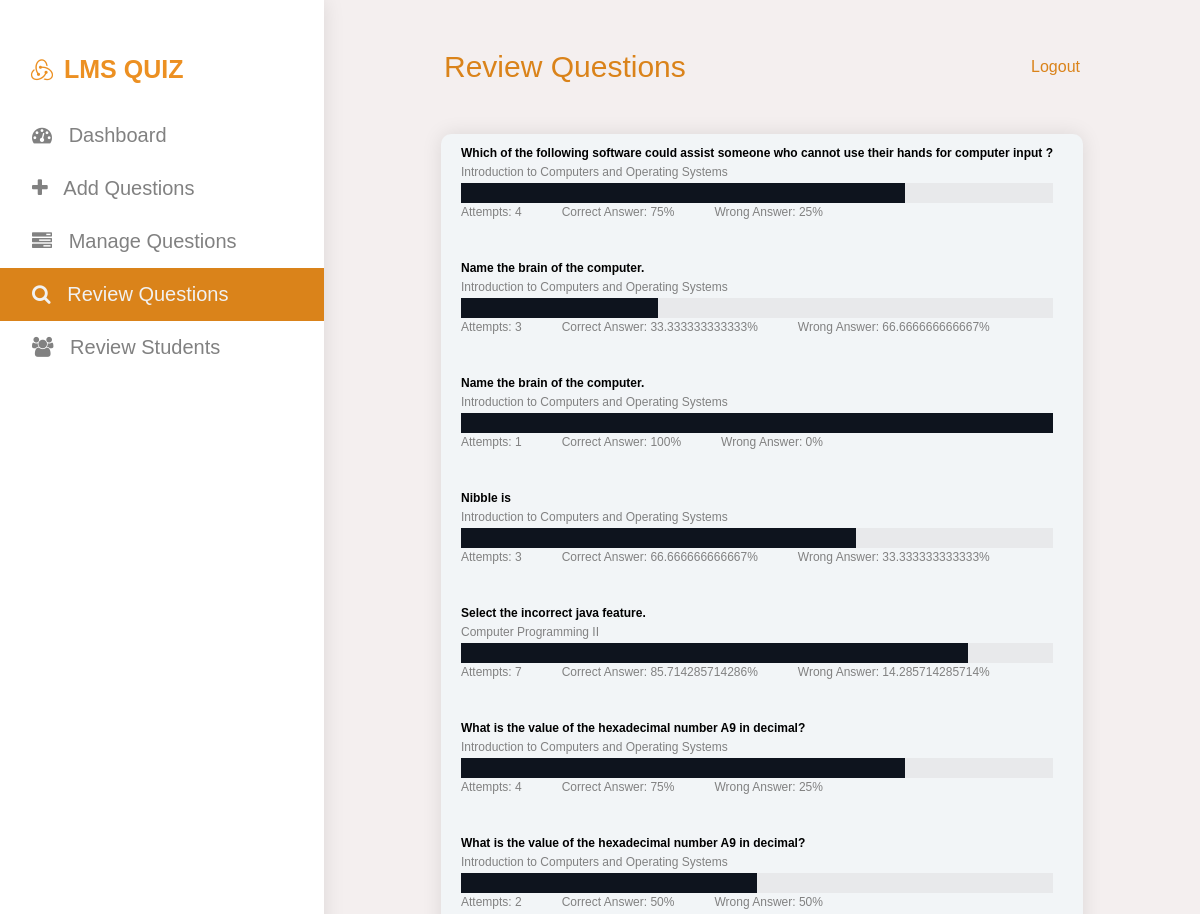
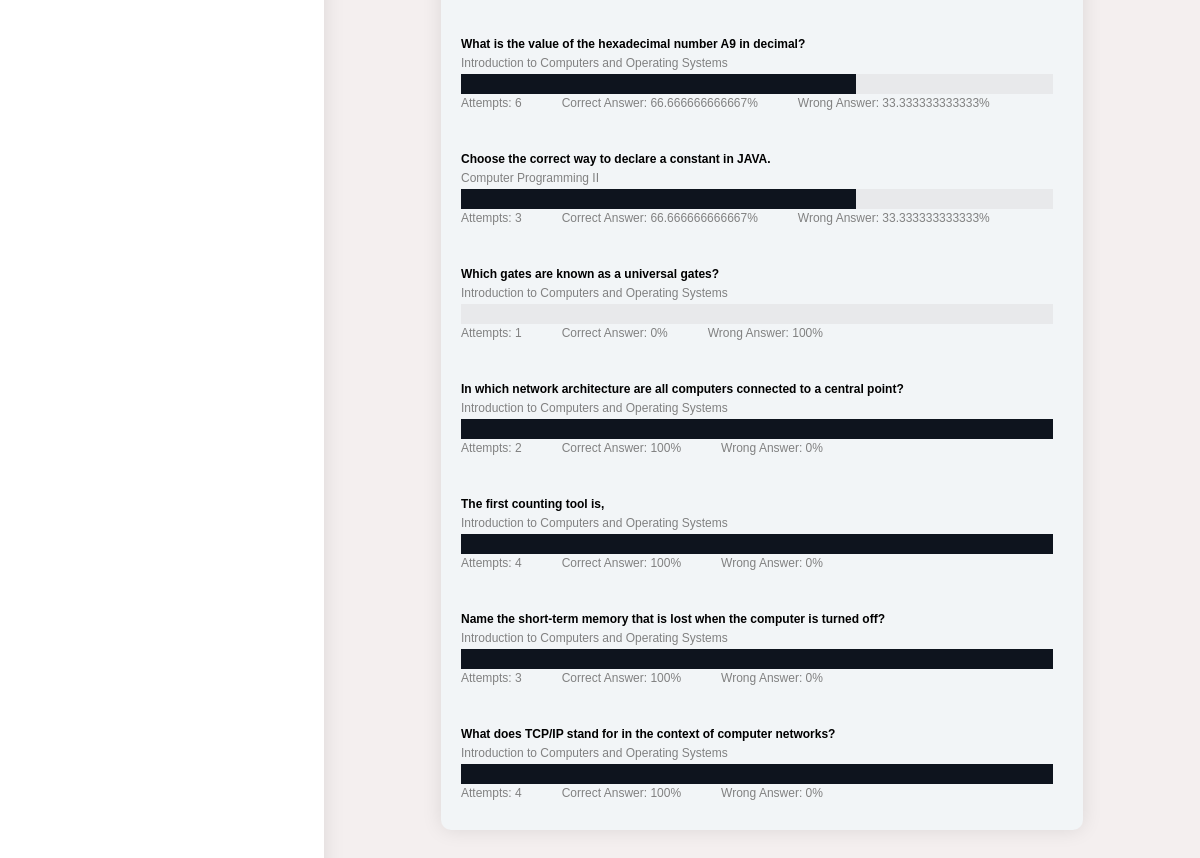
/admin/review_questions.php (signed in), run on the app's committed database (2 pictures, top to bottom).
### tables this page shows
CREATE TABLE `questions` (
  `q_id` int(11) NOT NULL,
  `q_title` varchar(255) NOT NULL,
  `q_body` varchar(500) DEFAULT NULL,
  `q_hint` varchar(255) DEFAULT NULL,
  `q_explanation` varchar(500) NOT NULL,
  `q_correct_answer` varchar(100) NOT NULL,
  `q_type` varchar(10) NOT NULL,
  `q_code` varchar(255) DEFAULT NULL,
  `module_id` int(11) NOT NULL,
  `lecturer_id` int(11) NOT NULL
);

CREATE TABLE `modules` (
  `module_id` int(11) NOT NULL,
  `module_code` varchar(10) NOT NULL,
  `module_name` varchar(100) NOT NULL,
  `level` int(2) NOT NULL,
  `semester` int(2) NOT NULL,
  `lecturer_id` int(11) NOT NULL
);

### admin/review_questions.php (the view, shortened to what this page needs)
<?php
require("../db_config/db_config.php");
?>
<!DOCTYPE html>
<html lang="en">
<head>
    <link rel="stylesheet" href="styles/review_questions.css">
    <link rel="stylesheet" href="https://cdnjs.cloudflare.com/ajax/libs/font-awesome/4.7.0/css/font-awesome.min.css">
    <link rel="stylesheet" href="https://cdn.jsdelivr.net/npm/boxicons@latest/css/boxicons.min.css">
</head>
<body>
    <div class="container">
        <?php include "./components/sidebar.php" ?>
        <div class="main">
            <div class="col-div-6">
                <span style="font-size: 30px; cursor: pointer; color: #da831a;" class="nav">Review Questions</span>
                <a style="color: #da831a; text-decoration: none; margin-top: 8px;" href="../logout.php">Logout</a>
            </div>
            <div class="sub-container">
                <div class="add">
                    <div class="questions">
                        <div class="content">
                            <?php
                            $lec_id = $_SESSION["lecturer"]["id"];
                            $sql = "SELECT q_id, q_title, module_name FROM questions, modules WHERE questions.module_id = modules.module_id AND questions.lecturer_id ='$lec_id'";
                            $result = mysqli_query($conn, $sql);
                            if (mysqli_num_rows($result) > 0) {
                                while ($row = mysqli_fetch_assoc($result)) {
                                    $q_id = $row["q_id"];
                                    $get_quiz_count = "SELECT * FROM q_kit_questions WHERE q_id ='$q_id'";
                                    $result_2 = mysqli_query($conn, $get_quiz_count);
                                    $count = 0;
                                    $correct_count = 0;
                                    if (mysqli_num_rows($result_2) > 0) {
                                        while ($row_2 = mysqli_fetch_assoc($result_2)) {
                                            $count++;
                                            if (isset($row_2["q_is_correct"])) {
                                                if ($row_2["q_is_correct"] == 1) {
                                                    $correct_count++;
                                                }
                                            }
                                        }
                                        if($correct_count == 0 || $count == 0){
                                            $correct_pre = 0;
                                        }
                                        else{
                                            $correct_pre = ($correct_count/$count) * 100;
                                        }
                                        echo '
                                        <p style="font-size: 12px; font-weight: bold; margin-bottom: 5px;">' . $row["q_title"] . '</p>
                                        <p style="font-size: 12px; margin: 0;margin-bottom: 4px; color: #818181;">' . $row["module_name"] . '</p>
                                        <div class="progress_bar">
                                            <div class="progress" style="width: '.$correct_pre.'%;"></div>
                                        </div>
                                        <div class="analys">
                                            <p>Attempts: ' . $count . '</p>
                                            <p>Correct Answer: '.$correct_pre.'%</p>
                                            <p>Wrong Answer: '.($count == 0 ?0:100 - $correct_pre).'%</p>
                                        </div>
                                        ';
                                    } else {
                                    }
                                }
                            } else {
                                echo "0 results";
                            }
                            ?>
                        </div>
                    </div>
                </div>
            </div>
        </div>
</body>
</html>

### admin/styles/review_questions.css (style rules this page uses)
:root { --blue-dark: #0e141e; --orange-color: #EC9022; --orange-dark-color: #da831a; --white-color: white; --white-shade: #f2f5f7; --green-color: #40af0c; }
body { margin: 0px; padding: 0px; background-color: rgb(244, 239, 239); font-family: Arial; }
.container { width: 100%; min-height: 800px; height: auto; display: flex; }
.main { padding: 30px; height: auto; flex-basis: 80%; }
.col-div-6 { display: flex; flex-direction: row; justify-content: space-between; padding: 20px 60px; }
.sub-container { width: 100%; height: auto; }
.add { display: flex; flex-direction: column; height: auto; margin: 30px; }
.questions { display: flex; flex-direction: row; border-radius: 10px; background-color: var(--white-shade); box-shadow: 0 0 20px 0px rgba(0, 0, 0, 0.1); padding: 0px 0px 0px 20px; margin-bottom: 30px; padding-right: 30px; }
.progress_bar { position: relative; width: 100%; height: 20px; background: #e8e9eb; }
.progress { background-color: var(--blue-dark); height: 100%; width: 50%; }
.content { flex-basis: 100%; }
.analys { display: flex; flex-direction: row; }
.analys p { color: #818181; margin-right: 40px; font-size: 12px; margin: 2px 40px 30px 0px; }
@media only screen and (max-width: 1200px) { .main { padding: 16px; height: auto; flex-basis: 70%; padding: 30px 60px; display: flex; flex-direction: column; } }
@media only screen and (max-width: 1200px) { .sub-container { display: grid; grid-template-columns: repeat(1, 2fr); justify-items: center; gap: 20px; } }

### data on the page
questions: q_title "Which of the following software could assist someone who cannot use their hands for computer input ?", module.module_name "Introduction to Computers and Operating Systems", count "4", correct_pre "75", correct_pre "25"
questions: q_title "Name the brain of the computer.", module.module_name "Introduction to Computers and Operating Systems", count "3", correct_pre "33.333333333333", correct_pre "66.666666666667"
questions: q_title "Name the brain of the computer.", module.module_name "Introduction to Computers and Operating Systems", count "1", correct_pre "100", correct_pre "0"
questions: q_title "Nibble is", module.module_name "Introduction to Computers and Operating Systems", count "3", correct_pre "66.666666666667", correct_pre "33.333333333333"
questions: q_title "Select the incorrect java feature.", module.module_name "Computer Programming II", count "7", correct_pre "85.714285714286", correct_pre "14.285714285714"
questions: q_title "What is the value of the hexadecimal number A9 in decimal?", module.module_name "Introduction to Computers and Operating Systems", count "4", correct_pre "75", correct_pre "25"
questions: q_title "What is the value of the hexadecimal number A9 in decimal?", module.module_name "Introduction to Computers and Operating Systems", count "2", correct_pre "50"
questions: q_title "What is the value of the hexadecimal number A9 in decimal?", module.module_name "Introduction to Computers and Operating Systems", count "6", correct_pre "66.666666666667", correct_pre "33.333333333333"
questions: q_title "Choose the correct way to declare a constant in JAVA.", module.module_name "Computer Programming II", count "3", correct_pre "66.666666666667", correct_pre "33.333333333333"
questions: q_title "Which gates are known as a universal gates?", module.module_name "Introduction to Computers and Operating Systems", count "1", correct_pre "0", correct_pre "100"
questions: q_title "In which network architecture are all computers connected to a central point?", module.module_name "Introduction to Computers and Operating Systems", count "2", correct_pre "100", correct_pre "0"
questions: q_title "The first counting tool is,", module.module_name "Introduction to Computers and Operating Systems", count "4", correct_pre "100", correct_pre "0"
questions: q_title "Name the short-term memory that is lost when the computer is turned off?", module.module_name "Introduction to Computers and Operating Systems", count "3", correct_pre "100", correct_pre "0"
questions: q_title "What does TCP/IP stand for in the context of computer networks?", module.module_name "Introduction to Computers and Operating Systems", count "4", correct_pre "100", correct_pre "0"
